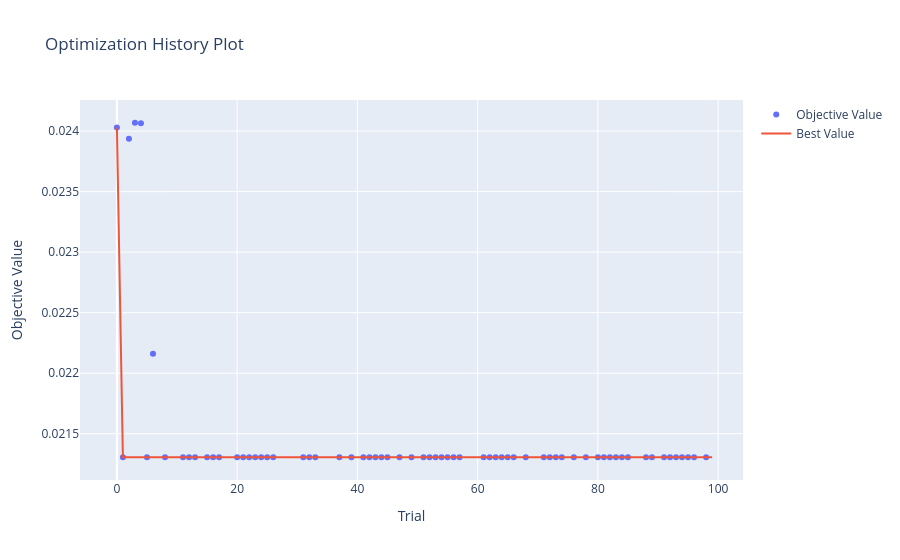
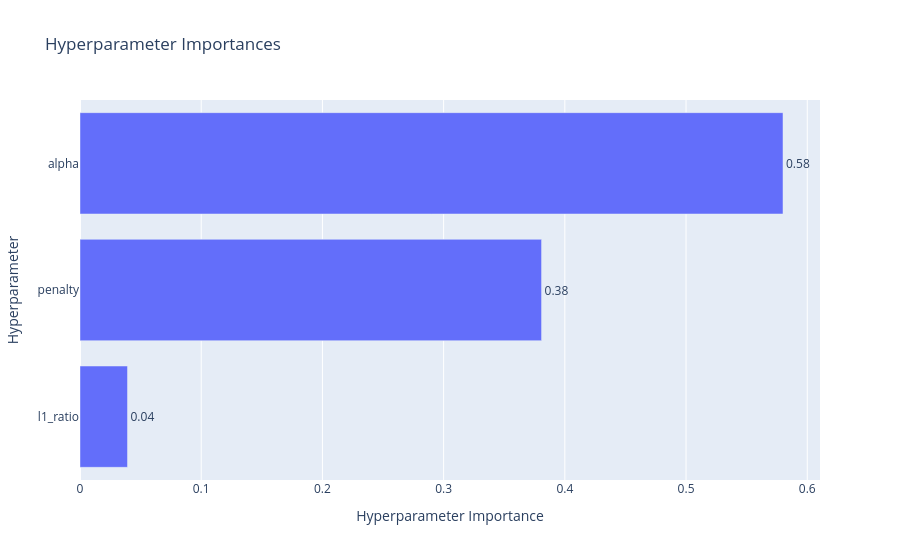

These figures' notebook cell, in order:
### Code cell
study = results[0]["study"]

fig1 = vis.plot_optimization_history(study)
fig1.show()
fig1.write_image(Path(cfg.data.fig_dir) / f"{MODEL}_optimization_history.png", format="png", scale=2)

fig2 = vis.plot_param_importances(study)
fig2.show()
fig2.write_image(Path(cfg.data.fig_dir) / f"{MODEL}_param_importances.png", format="png", scale=2)
